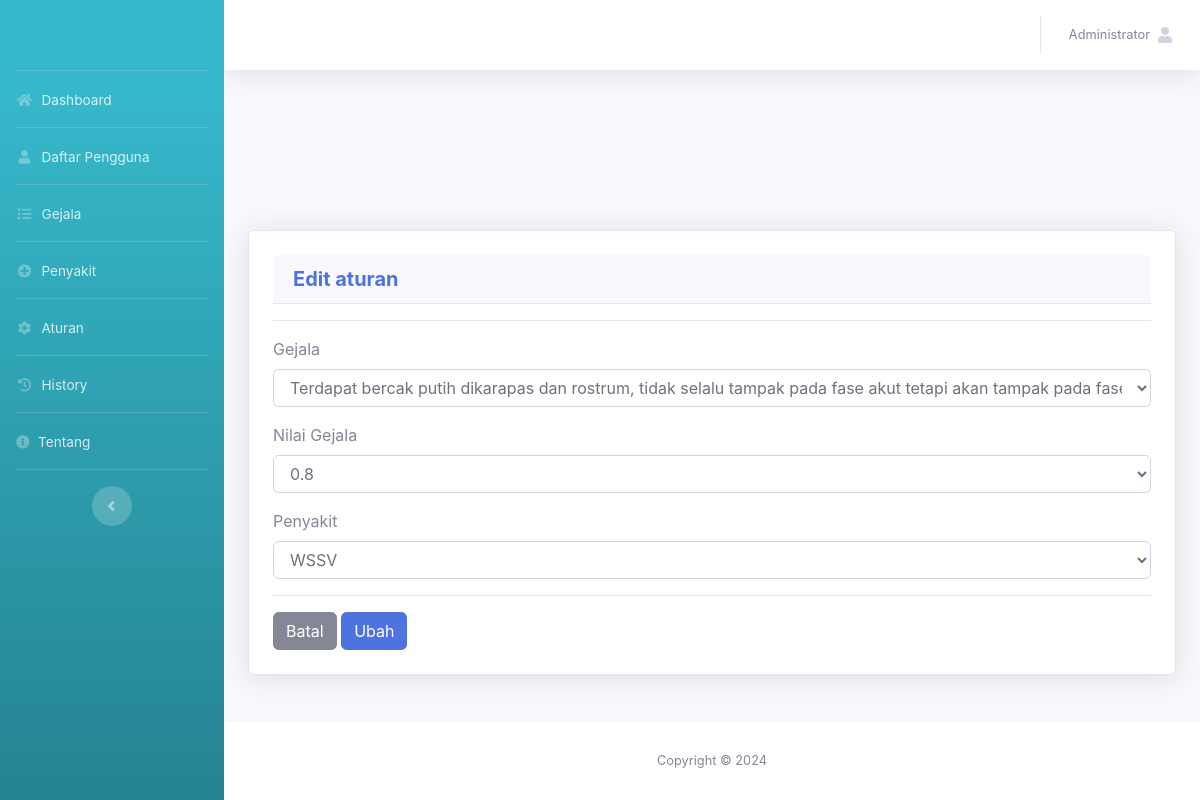
The page /admin/edit_aturan.php?id_aturan=2 (signed in) on the database as committed earlier.
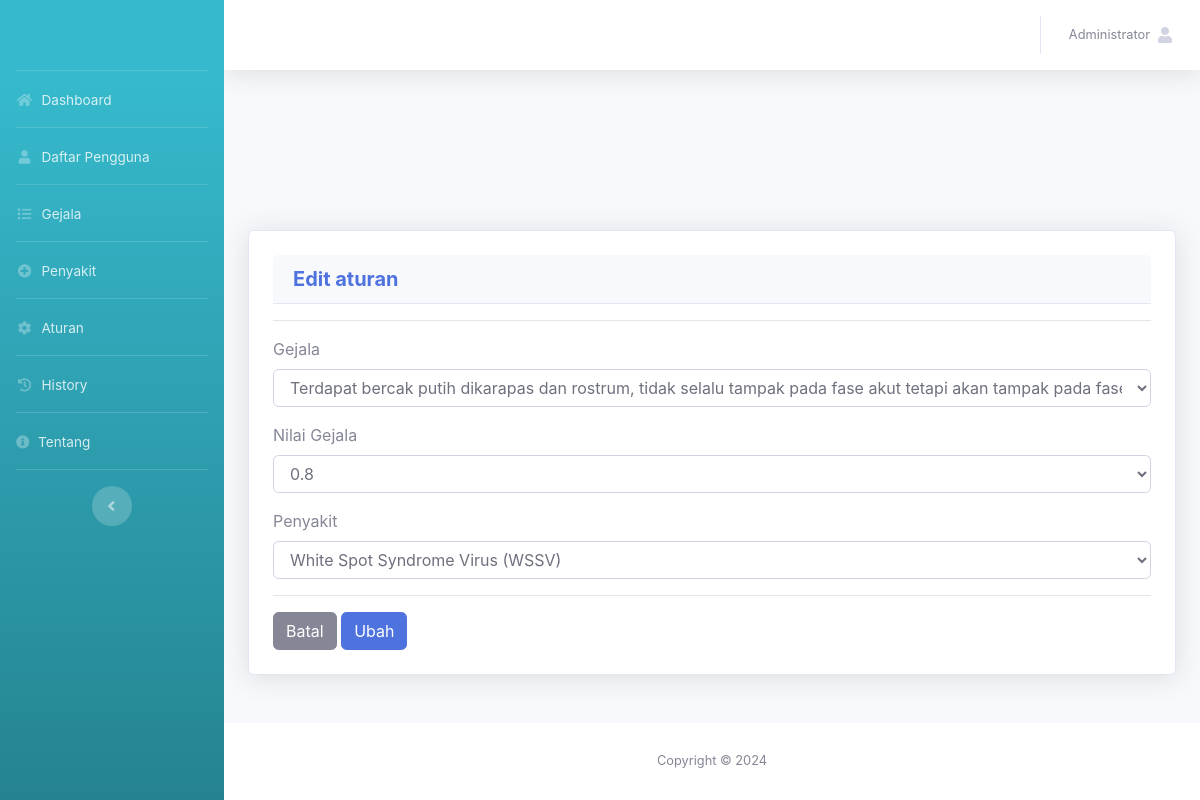
The same page on the database as committed later.
### tables this page shows
CREATE TABLE `tb_penyakit` (
  `id_penyakit` int(11) NOT NULL,
  `nama_penyakit` text NOT NULL,
  `keterangan` text NOT NULL,
  `pengendalian` text NOT NULL,
  `gambar` text NOT NULL
);

### admin/edit_aturan.php (the view, shortened to what this page needs)
<?php
include 'header.php';
?>
<div class="container">
	<div class="card shadow p-4 mb-5">
		<div class = "card-header">
            <h5 class= "m-0 font-weight-bold text-primary">Edit aturan</h5>
        </div>
        <hr>
        <?php
        $data = mysqli_query($conn,"SELECT * FROM tb_aturan WHERE id_aturan='$_GET[id_aturan]'");
        $a = mysqli_fetch_array($data)
        ?>
            <form action="edit_aturan.php?aksi=ubah" method="POST">
                <div class="form-group">
                    <label>Gejala</label>
                    <select name="id_gejala" class="form-control">
                        <?php
                        $gej = mysqli_query($conn,"SELECT * FROM tb_gejala WHERE id_gejala='$a[id_gejala]'");
                        $dG = mysqli_fetch_array($gej);
                            echo "<option selected value='".$dG['id_gejala']."'>".$dG['nama_gejala']."</option>";
                        ?>
                    </select>
                </div>
                <div class="form-group">
                    <label>Nilai Gejala</label>
                    <select name="nilai_gejala" class="form-control">
                        <option selected><?=$a['nilai_gejala']?></option>
                    </select>
                </div>
                <div class="form-group">
                    <label>Penyakit</label>
                    <select name="id_penyakit" class="form-control">
                        <?php
                        $pen = mysqli_query($conn,"SELECT * FROM tb_penyakit WHERE id_penyakit='$a[id_penyakit]'");
                        $dP = mysqli_fetch_array($pen);
                        echo "<option selected value='".$dP['id_penyakit']."'>".$dP['nama_penyakit']."</option>";
                        ?>
                    </select>
                </div>
                <hr>
                <a href="aturan.php" class="btn btn-secondary">Batal</a>
                <input type="submit" value="Ubah" class="btn btn-primary">
            </form>
        </div>
    </div>
<?php
include 'footer.php';
?>

Rows that differ between the two databases and show on the page:
changed tb_penyakit: id_penyakit "WSSV" → "White Spot Syndrome Virus (WSSV)"
